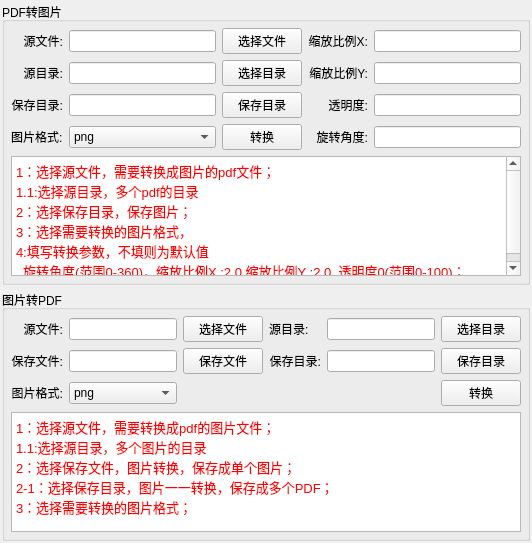
        <widget class="QWidget" name="tab_2">
         <attribute name="title">
          <string>PDF图片互转</string>
         </attribute>
         <layout class="QGridLayout" name="gridLayout_10">
          <property name="leftMargin">
           <number>2</number>
          </property>
          <property name="topMargin">
           <number>2</number>
          </property>
          <property name="rightMargin">
           <number>2</number>
          </property>
          <property name="bottomMargin">
           <number>2</number>
          </property>
          <property name="horizontalSpacing">
           <number>4</number>
          </property>
          <property name="verticalSpacing">
           <number>5</number>
          </property>
          <item row="0" column="0">
           <widget class="QGroupBox" name="groupBox_3">
            <property name="sizePolicy">
             <sizepolicy hsizetype="Preferred" vsizetype="Maximum">
              <horstretch>0</horstretch>
              <verstretch>0</verstretch>
             </sizepolicy>
            </property>
            <property name="title">
             <string>PDF转图片</string>
            </property>
            <layout class="QGridLayout" name="gridLayout_7">
             <property name="leftMargin">
              <number>6</number>
             </property>
             <property name="topMargin">
              <number>6</number>
             </property>
             <property name="rightMargin">
              <number>6</number>
             </property>
             <property name="bottomMargin">
              <number>6</number>
             </property>
             <item row="0" column="0">
              <layout class="QGridLayout" name="gridLayout_4">
               <item row="0" column="1">
                <widget class="QLineEdit" name="lineEdit_convert_image_source_file"/>
               </item>
               <item row="2" column="1">
                <widget class="QLineEdit" name="lineEdit_convert_image_destination"/>
               </item>
               <item row="2" column="2">
                <widget class="QPushButton" name="pushButton_convert_image_destination">
                 <property name="text">
                  <string>保存目录</string>
                 </property>
                </widget>
               </item>
               <item row="3" column="2">
                <widget class="QPushButton" name="pushButton_convert_image">
                 <property name="text">
                  <string>转换</string>
                 </property>
                </widget>
               </item>
               <item row="0" column="2">
                <widget class="QPushButton" name="pushButton_convert_image_source_file">
                 <property name="text">
                  <string>选择文件</string>
                 </property>
                </widget>
               </item>
               <item row="2" column="0">
                <widget class="QLabel" name="label_7">
                 <property name="text">
                  <string>保存目录:</string>
                 </property>
                 <property name="alignment">
                  <set>Qt::AlignRight|Qt::AlignTrailing|Qt::AlignVCenter</set>
                 </property>
                </widget>
               </item>
               <item row="0" column="0">
                <widget class="QLabel" name="label_6">
                 <property name="text">
                  <string>源文件:</string>
                 </property>
                 <property name="alignment">
                  <set>Qt::AlignRight|Qt::AlignTrailing|Qt::AlignVCenter</set>
                 </property>
                </widget>
               </item>
               <item row="1" column="0">
                <widget class="QLabel" name="label_12">
                 <property name="text">
                  <string>源目录:</string>
                 </property>
                 <property name="alignment">
                  <set>Qt::AlignRight|Qt::AlignTrailing|Qt::AlignVCenter</set>
                 </property>
                </widget>
               </item>
               <item row="1" column="2">
                <widget class="QPushButton" name="pushButton_convert_image_source_dir">
                 <property name="text">
                  <string>选择目录</string>
                 </property>
                </widget>
               </item>
               <item row="1" column="1">
                <widget class="QLineEdit" name="lineEdit_convert_image_source_dir"/>
               </item>
               <item row="0" column="3">
                <widget class="QLabel" name="label_8">
                 <property name="text">
                  <string>缩放比例X:</string>
                 </property>
                 <property name="alignment">
                  <set>Qt::AlignRight|Qt::AlignTrailing|Qt::AlignVCenter</set>
                 </property>
                </widget>
               </item>
               <item row="0" column="4">
                <widget class="QLineEdit" name="lineEdit_convert_image_zoomX"/>
               </item>
               <item row="1" column="3">
                <widget class="QLabel" name="label_9">
                 <property name="text">
                  <string>缩放比例Y:</string>
                 </property>
                 <property name="alignment">
                  <set>Qt::AlignRight|Qt::AlignTrailing|Qt::AlignVCenter</set>
                 </property>
                </widget>
               </item>
               <item row="1" column="4">
                <widget class="QLineEdit" name="lineEdit_convert_image_zoomY"/>
               </item>
               <item row="2" column="3">
                <widget class="QLabel" name="label_10">
                 <property name="text">
                  <string>透明度:</string>
                 </property>
                 <property name="alignment">
                  <set>Qt::AlignRight|Qt::AlignTrailing|Qt::AlignVCenter</set>
                 </property>
                </widget>
               </item>
               <item row="3" column="3">
                <widget class="QLabel" name="label_11">
                 <property name="text">
                  <string>旋转角度:</string>
                 </property>
                 <property name="alignment">
                  <set>Qt::AlignRight|Qt::AlignTrailing|Qt::AlignVCenter</set>
                 </property>
                </widget>
               </item>
               <item row="2" column="4">
                <widget class="QLineEdit" name="lineEdit_convert_image_alpha"/>
               </item>
               <item row="3" column="4">
                <widget class="QLineEdit" name="lineEdit_convert_image_rotate"/>
               </item>
               <item row="3" column="0">
                <widget class="QLabel" name="label_17">
                 <property name="text">
                  <string>图片格式:</string>
                 </property>
                </widget>
               </item>
               <item row="3" column="1">
                <widget class="QComboBox" name="comboBox_convert_img_img_type">
                 <item>
                  <property name="text">
                   <string>png</string>
                  </property>
                 </item>
                 <item>
                  <property name="text">
                   <string>jpg</string>
                  </property>
                 </item>
                 <item>
                  <property name="text">
                   <string>jpeg</string>
                  </property>
                 </item>
                 <item>
                  <property name="text">
                   <string>bmp</string>
                  </property>
                 </item>
                </widget>
               </item>
              </layout>
             </item>
             <item row="1" column="0">
              <widget class="QTextBrowser" name="textBrowser_3">
               <property name="minimumSize">
                <size>
                 <width>0</width>
                 <height>100</height>
                </size>
               </property>
               <property name="maximumSize">
                <size>
                 <width>16777215</width>
                 <height>120</height>
                </size>
               </property>
               <property name="html">
                <string>&lt;!DOCTYPE HTML PUBLIC &quot;-//W3C//DTD HTML 4.0//EN&quot; &quot;http://www.w3.org/TR/REC-html40/strict.dtd&quot;&gt;
&lt;html&gt;&lt;head&gt;&lt;meta name=&quot;qrichtext&quot; content=&quot;1&quot; /&gt;&lt;style type=&quot;text/css&quot;&gt;
p, li { white-space: pre-wrap; }
&lt;/style&gt;&lt;/head&gt;&lt;body style=&quot; font-family:'SimSun'; font-size:9pt; font-weight:400; font-style:normal;&quot;&gt;
&lt;p style=&quot; margin-top:0px; margin-bottom:0px; margin-left:0px; margin-right:0px; -qt-block-indent:0; text-indent:0px;&quot;&gt;&lt;span style=&quot; font-size:10pt; color:#ff0000;&quot;&gt;1：选择源文件，需要转换成图片的pdf文件；&lt;/span&gt;&lt;/p&gt;
&lt;p style=&quot; margin-top:0px; margin-bottom:0px; margin-left:0px; margin-right:0px; -qt-block-indent:0; text-indent:0px;&quot;&gt;&lt;span style=&quot; font-size:10pt; color:#ff0000;&quot;&gt;1.1:选择源目录，多个pdf的目录&lt;/span&gt;&lt;/p&gt;
&lt;p style=&quot; margin-top:0px; margin-bottom:0px; margin-left:0px; margin-right:0px; -qt-block-indent:0; text-indent:0px;&quot;&gt;&lt;span style=&quot; font-size:10pt; color:#ff0000;&quot;&gt;2：选择保存目录，保存图片；&lt;/span&gt;&lt;/p&gt;
&lt;p style=&quot; margin-top:0px; margin-bottom:0px; margin-left:0px; margin-right:0px; -qt-block-indent:0; text-indent:0px;&quot;&gt;&lt;span style=&quot; font-size:10pt; color:#ff0000;&quot;&gt;3：选择需要转换的图片格式，&lt;/span&gt;&lt;/p&gt;
&lt;p style=&quot; margin-top:0px; margin-bottom:0px; margin-left:0px; margin-right:0px; -qt-block-indent:0; text-indent:0px;&quot;&gt;&lt;span style=&quot; font-size:10pt; color:#ff0000;&quot;&gt;4:填写转换参数，不填则为默认值&lt;/span&gt;&lt;/p&gt;
&lt;p style=&quot; margin-top:0px; margin-bottom:0px; margin-left:0px; margin-right:0px; -qt-block-indent:0; text-indent:0px;&quot;&gt;&lt;span style=&quot; font-size:10pt; color:#ff0000;&quot;&gt;  旋转角度(范围0-360)，缩放比例X :2.0,缩放比例Y :2.0, 透明度0(范围0-100)；&lt;/span&gt;&lt;/p&gt;&lt;/body&gt;&lt;/html&gt;</string>
               </property>
              </widget>
             </item>
            </layout>
           </widget>
          </item>
          <item row="1" column="0">
           <widget class="QGroupBox" name="groupBox_4">
            <property name="sizePolicy">
             <sizepolicy hsizetype="Preferred" vsizetype="Maximum">
              <horstretch>0</horstretch>
              <verstretch>0</verstretch>
             </sizepolicy>
            </property>
            <property name="title">
             <string>图片转PDF</string>
            </property>
            <layout class="QGridLayout" name="gridLayout_8">
             <property name="leftMargin">
              <number>6</number>
             </property>
             <property name="topMargin">
              <number>6</number>
             </property>
             <property name="rightMargin">
              <number>6</number>
             </property>
             <property name="bottomMargin">
              <number>6</number>
             </property>
             <item row="0" column="0">
              <layout class="QGridLayout" name="gridLayout_9">
               <item row="0" column="1">
                <widget class="QLineEdit" name="lineEdit_convert_pdf_source"/>
               </item>
               <item row="2" column="5">
                <widget class="QPushButton" name="pushButton_convert_pdf">
                 <property name="text">
                  <string>转换</string>
                 </property>
                </widget>
               </item>
               <item row="0" column="0">
                <widget class="QLabel" name="label_14">
                 <property name="text">
                  <string>源文件:</string>
                 </property>
                 <property name="alignment">
                  <set>Qt::AlignRight|Qt::AlignTrailing|Qt::AlignVCenter</set>
                 </property>
                </widget>
               </item>
               <item row="0" column="2">
                <widget class="QPushButton" name="pushButton_convert_pdf_source">
                 <property name="text">
                  <string>选择文件</string>
                 </property>
                </widget>
               </item>
               <item row="1" column="3">
                <widget class="QLabel" name="label_13">
                 <property name="text">
                  <string>保存目录:</string>
                 </property>
                 <property name="alignment">
                  <set>Qt::AlignRight|Qt::AlignTrailing|Qt::AlignVCenter</set>
                 </property>
                </widget>
               </item>
               <item row="1" column="4">
                <widget class="QLineEdit" name="lineEdit_convert_pdf_destination_dir"/>
               </item>
               <item row="1" column="5">
                <widget class="QPushButton" name="pushButton_convert_pdf_destination">
                 <property name="text">
                  <string>保存目录</string>
                 </property>
                </widget>
               </item>
               <item row="0" column="3">
                <widget class="QLabel" name="label_18">
                 <property name="text">
                  <string>源目录:</string>
                 </property>
                </widget>
               </item>
               <item row="0" column="4">
                <widget class="QLineEdit" name="lineEdit_convert_pdf_source_dir"/>
               </item>
               <item row="0" column="5">
                <widget class="QPushButton" name="pushButton_convert_pdf_source_dir">
                 <property name="text">
                  <string>选择目录</string>
                 </property>
                </widget>
               </item>
               <item row="1" column="0">
                <widget class="QLabel" name="label_15">
                 <property name="text">
                  <string>保存文件:</string>
                 </property>
                 <property name="alignment">
                  <set>Qt::AlignRight|Qt::AlignTrailing|Qt::AlignVCenter</set>
                 </property>
                </widget>
               </item>
               <item row="1" column="1">
                <widget class="QLineEdit" name="lineEdit_convert_pdf_destination"/>
               </item>
               <item row="1" column="2">
                <widget class="QPushButton" name="pushButton_convert_pdf_destination_file">
                 <property name="text">
                  <string>保存文件</string>
                 </property>
                </widget>
               </item>
               <item row="2" column="0">
                <widget class="QLabel" name="label_16">
                 <property name="text">
                  <string>图片格式:</string>
                 </property>
                 <property name="alignment">
                  <set>Qt::AlignRight|Qt::AlignTrailing|Qt::AlignVCenter</set>
                 </property>
                </widget>
               </item>
               <item row="2" column="1">
                <widget class="QComboBox" name="comboBox_convert_pdf_img_type">
                 <item>
                  <property name="text">
                   <string>png</string>
                  </property>
                 </item>
                 <item>
                  <property name="text">
                   <string>jpg</string>
                  </property>
                 </item>
                 <item>
                  <property name="text">
                   <string>jpeg</string>
                  </property>
                 </item>
                 <item>
                  <property name="text">
                   <string>bmp</string>
                  </property>
                 </item>
                </widget>
               </item>
              </layout>
             </item>
             <item row="2" column="0">
              <widget class="QTextBrowser" name="textBrowser_4">
               <property name="minimumSize">
                <size>
                 <width>0</width>
                 <height>80</height>
                </size>
               </property>
               <property name="maximumSize">
                <size>
                 <width>16777215</width>
                 <height>120</height>
                </size>
               </property>
               <property name="html">
                <string>&lt;!DOCTYPE HTML PUBLIC &quot;-//W3C//DTD HTML 4.0//EN&quot; &quot;http://www.w3.org/TR/REC-html40/strict.dtd&quot;&gt;
&lt;html&gt;&lt;head&gt;&lt;meta name=&quot;qrichtext&quot; content=&quot;1&quot; /&gt;&lt;style type=&quot;text/css&quot;&gt;
p, li { white-space: pre-wrap; }
&lt;/style&gt;&lt;/head&gt;&lt;body style=&quot; font-family:'SimSun'; font-size:9pt; font-weight:400; font-style:normal;&quot;&gt;
&lt;p style=&quot; margin-top:0px; margin-bottom:0px; margin-left:0px; margin-right:0px; -qt-block-indent:0; text-indent:0px;&quot;&gt;&lt;span style=&quot; font-size:10pt; color:#ff0000;&quot;&gt;1：选择源文件，需要转换成pdf的图片文件；&lt;/span&gt;&lt;/p&gt;
&lt;p style=&quot; margin-top:0px; margin-bottom:0px; margin-left:0px; margin-right:0px; -qt-block-indent:0; text-indent:0px;&quot;&gt;&lt;span style=&quot; font-size:10pt; color:#ff0000;&quot;&gt;1.1:选择源目录，多个图片的目录&lt;/span&gt;&lt;/p&gt;
&lt;p style=&quot; margin-top:0px; margin-bottom:0px; margin-left:0px; margin-right:0px; -qt-block-indent:0; text-indent:0px;&quot;&gt;&lt;span style=&quot; font-size:10pt; color:#ff0000;&quot;&gt;2：选择保存文件，图片转换，保存成单个图片；&lt;/span&gt;&lt;/p&gt;
&lt;p style=&quot; margin-top:0px; margin-bottom:0px; margin-left:0px; margin-right:0px; -qt-block-indent:0; text-indent:0px;&quot;&gt;&lt;span style=&quot; font-size:10pt; color:#ff0000;&quot;&gt;2-1：选择保存目录，图片一一转换，保存成多个PDF；&lt;/span&gt;&lt;/p&gt;
&lt;p style=&quot; margin-top:0px; margin-bottom:0px; margin-left:0px; margin-right:0px; -qt-block-indent:0; text-indent:0px;&quot;&gt;&lt;span style=&quot; font-size:10pt; color:#ff0000;&quot;&gt;3：选择需要转换的图片格式；&lt;/span&gt;&lt;/p&gt;&lt;/body&gt;&lt;/html&gt;</string>
               </property>
              </widget>
             </item>
            </layout>
           </widget>
          </item>
         </layout>
        </widget>
